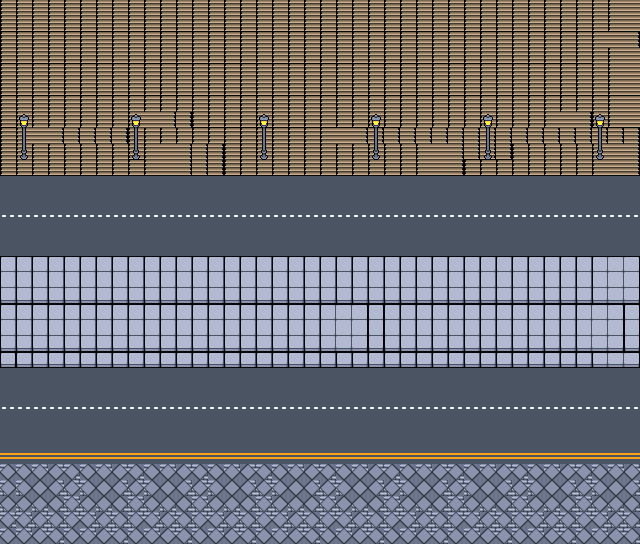

Below is a game level as drawn by its tile map, then a one-line description and the .tmx that defines it (tile-layer data replaced by summaries):
An orthogonal 40x34 tile map with 16x16 px tiles, 2 tile layers (Road, Objects), 3 tilesets.

<map version="1.10" tiledversion="1.10.1" orientation="orthogonal" renderorder="right-down" width="40" height="34" tilewidth="16" tileheight="16" infinite="0" nextlayerid="3" nextobjectid="1">
 <tileset firstgid="1" name="Roads" tilewidth="16" tileheight="16" tilecount="256" columns="16">
  <image source="Tile Set/street.png" width="256" height="256" />
 </tileset>
 <tileset firstgid="257" name="Sidewalk" tilewidth="16" tileheight="16" tilecount="256" columns="16">
  <image source="Tile Set/buildings.png" width="256" height="256" />
 </tileset>
 <tileset firstgid="513" name="tileset4" tilewidth="16" tileheight="16" tilecount="1890" columns="70">
  <image source="Tile Set/tileset4.png" width="1132" height="439" />
 </tileset>
 <layer id="1" name="Road" width="40" height="34">
  <data>[1360 cells, 1360 non-empty, 41 distinct tile ids]</data>
 </layer>
 <layer id="2" name="Objects" width="40" height="34">
  <data>[1360 cells, 18 non-empty, 3 distinct tile ids]</data>
 </layer>
</map>
